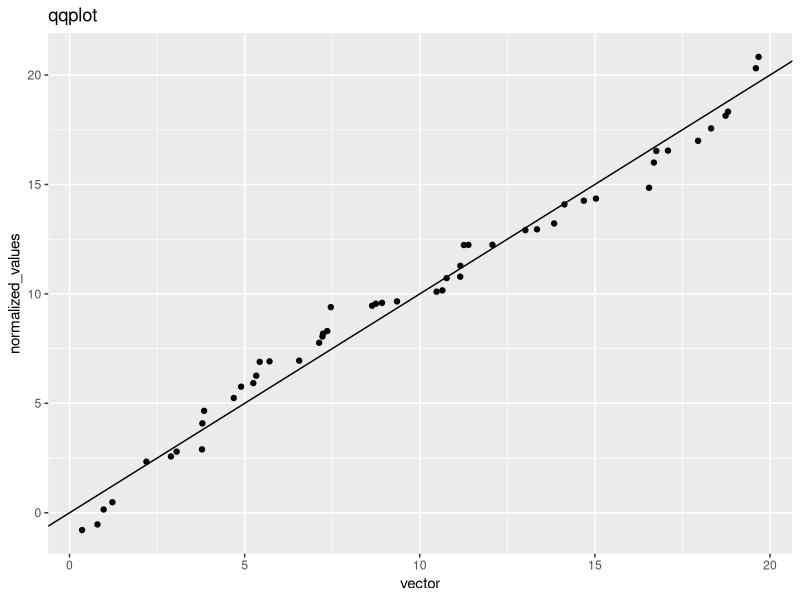
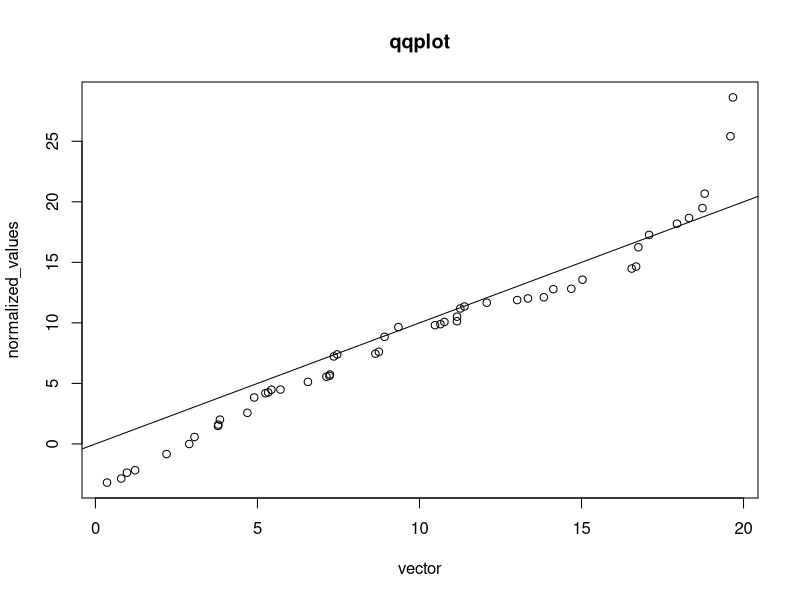

Recreate these plots in R, in order.
## ---- chunk 1
knitr::opts_chunk$set(warning = FALSE, message = FALSE) 
library(tidyverse)
## ---- chunk 2
qqcreatetidy <- function(x) {
  normalized_values <- sort(rnorm(length(x), mean = mean(x), sd = sd(x))) 
  # Create a sorted vector of random normally distributed values with the mean and sd of the inputted vector
  vector <- sort(x)
  df <- data.frame(vector, normalized_values)
  # since both vectors are sorted, having them put together in a dataframe will match the values from low to high.
  
  plt <- df %>%
    ggplot(aes(vector, normalized_values)) +
    geom_point() +
    geom_abline(intercept = 0, slope = 1) +
    ggtitle("qqplot")
  # Create a scatterplot with a line y = x. 
  
  return(plt)
}
## ---- chunk 3
qqcreatebase <- function(x) {
  normalized_values <- sort(rnorm(length(x), mean = mean(x), sd = sd(x))) 
  # Create a sorted vector of random normally distributed values with the mean and sd of the inputted vector
  vector <- sort(x)
  
  plt <- plot(vector, normalized_values)
  #with plot, can directly insert our respective x and y values
  
  abline(a = 0, b = 1)
  # add a y = x line
  
  title("qqplot")
  return(plt)
}
## ---- chunk 4

#tidy test
x <- runif(n = 50, min = 0, max = 20) #creating random non-normal test numerical vector

my_qq_plot_tidy <- qqcreatetidy(x)

my_qq_plot_tidy

#base test 

my_qq_plot_base <- qqcreatebase(x)
